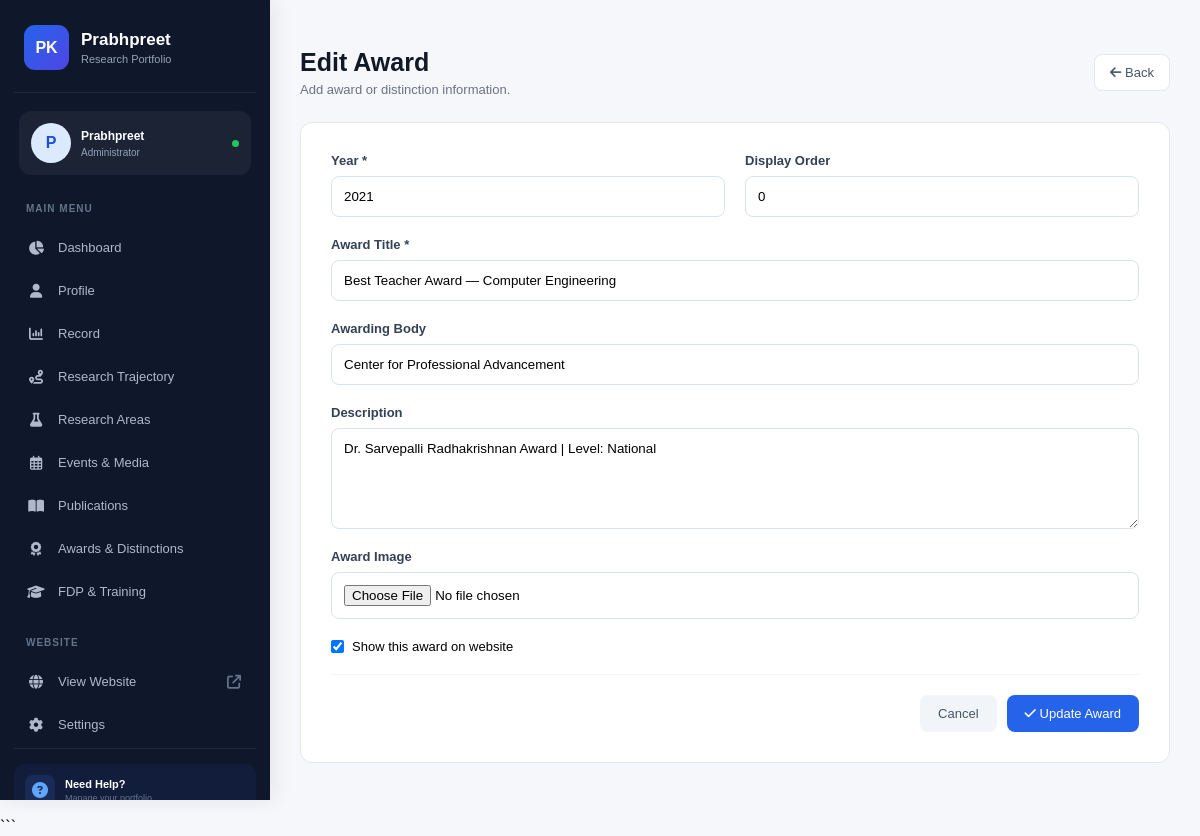
The page /awards/edit/2/ on the database its author committed.
### myapp/models.py (models this page shows, shortened)
class Award(models.Model):
    year = models.PositiveIntegerField()
    title = models.CharField(max_length=300)
    awarding_body = models.CharField(max_length=300,blank=True)
    description = models.TextField(blank=True)
    image = models.ImageField(upload_to='awards/',blank=True,null=True)
    is_active = models.BooleanField(default=True)
    order = models.PositiveIntegerField(default=0)
    class Meta:
        ordering = ['-year', 'order']

### myapp/views.py (the view, shortened to what this page needs)
# urls.py: path('awards/edit/<int:id>/', views.edit_award, name='edit_award'),
def edit_award(request, id):
    award = get_object_or_404(Award, id=id)
    return render(request, 'award_form.html', {'award': award})

### templates/award_form.html (shortened to what this page needs)
{% extends 'sidebar.html' %}
{% block content %}
<div class="form-container">
    <div class="form-heading">
        <div>
            <h1>{% if award %}Edit Award{% else %}Add New Award{% endif %}</h1>
            <p>Add award or distinction information.</p>
        </div>
        <a href="{% url 'awards' %}" class="back-btn"><i class="fa-solid fa-arrow-left"></i> Back</a>
    </div>
    <form method="POST" enctype="multipart/form-data">
        <div class="form-card">
            <div class="form-row">
                <div class="form-group">
                    <label>Year *</label>
                    <input type="number" name="year" value="{{ award.year|default:'' }}" placeholder="2026" required>
                </div>
                <div class="form-group">
                    <label>Display Order</label>
                    <input type="number" name="order" value="{{ award.order|default:'0' }}" placeholder="0">
                </div>
            </div>
            <div class="form-group">
                <label>Award Title *</label>
                <input type="text" name="title" value="{{ award.title|default:'' }}" placeholder="Enter award title" required>
            </div>
            <div class="form-group">
                <label>Awarding Body</label>
                <input type="text" name="awarding_body" value="{{ award.awarding_body|default:'' }}" placeholder="University / Organization">
            </div>
            <div class="form-group">
                <label>Description</label>
                <textarea name="description" rows="5" placeholder="Enter award description...">{{ award.description|default:'' }}</textarea>
            </div>
            <div class="form-group">
                <label>Award Image</label>
                <input type="file" name="image" accept="image/*">
            </div>
            <div class="checkbox">
                <input type="checkbox" name="is_active" id="is_active" {% if not award or award.is_active %}checked{% endif %}>
                <label for="is_active">Show this award on website</label>
            </div>
            <div class="form-actions">
                <a href="{% url 'awards' %}" class="cancel-btn">Cancel</a>
                <button type="submit" class="save-btn"><i class="fa-solid fa-check"></i> {% if award %}Update Award{% else %}Save Award{% endif %}</button>
            </div>
        </div>
    </form>
</div>
{% endblock %}

### templates/sidebar.html (style rules this page uses)
* { margin:0;padding:0;box-sizing:border-box }
body { font-family:Arial,sans-serif;background:#f5f7fb }

### templates/award_form.html (style rules this page uses)
.form-container { max-width:900px }
.form-heading { display:flex;align-items:center;justify-content:space-between;margin-bottom:25px }
.form-heading h1 { font-size:25px;color:#111827 }
.form-heading p { font-size:13px;color:#6b7280;margin-top:5px }
.back-btn { padding:10px 15px;background:#fff;border:1px solid #e2e8f0;border-radius:8px;text-decoration:none;color:#475569;font-size:13px }
.form-card { background:#fff;border:1px solid #e5e7eb;border-radius:12px;padding:30px }
.form-row { display:grid;grid-template-columns:1fr 1fr;gap:20px }
.form-group { margin-bottom:20px }
.form-group label { display:block;margin-bottom:8px;font-size:13px;font-weight:600;color:#334155 }
.form-group input,.form-group textarea { width:100%;padding:12px;border:1px solid #dbe2ea;border-radius:8px;outline:none;font-family:inherit }
.form-group textarea { resize:vertical }
.checkbox { display:flex;align-items:center;gap:8px;margin-bottom:20px;font-size:13px }
.form-actions { display:flex;justify-content:flex-end;gap:10px;padding-top:20px;border-top:1px solid #f1f5f9 }
.cancel-btn,.save-btn { padding:11px 18px;border:0;border-radius:8px;text-decoration:none;cursor:pointer;font-size:13px }
.cancel-btn { background:#f1f5f9;color:#475569 }
.save-btn { background:#2563eb;color:#fff }

### rows shown on the page
Award: year "2021", order "0", title "Best Teacher Award — Computer Engineering", awarding_body "Center for Professional Advancement", description "Dr. Sarvepalli Radhakrishnan Award | Level: National", is_active "☑"
